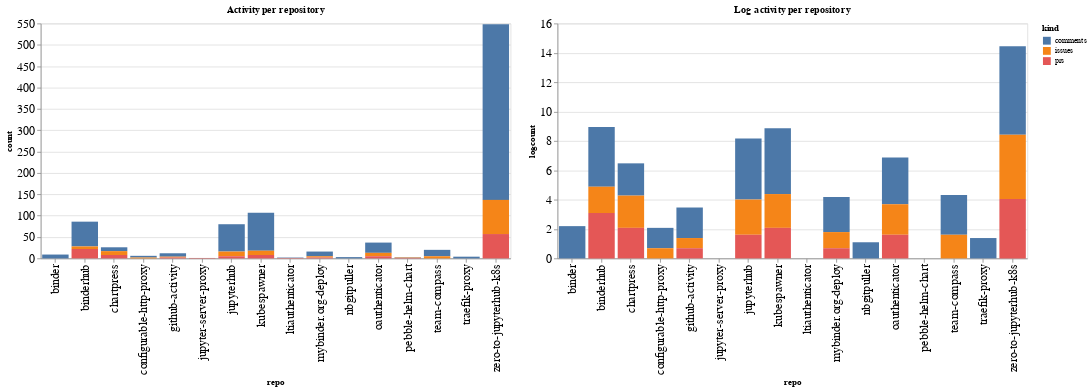

Notebook source saved alongside this figure:
### Code cell
ch1 = alt.Chart(repo_summaries, width=600, title="Activity per repository").mark_bar().encode(
    x='repo',
    y='count',
    color='kind',
    tooltip="kind"
)

ch2 = alt.Chart(repo_summaries, width=600, title="Log activity per repository").mark_bar().encode(
    x='repo',
    y='logcount',
    color='kind',
    tooltip="kind"
)

ch1 | ch2

### Figure 1 — Vega-Lite specification as saved in the notebook (floating-point values rounded to 4 significant figures)
{"config": {"axisLeft": {"labelFontSize": 15}, "axisBottom": {"labelFontSize": 15}}, "hconcat": [{"mark": "bar", "encoding": {"color": {"type": "nominal", "field": "kind"}, "tooltip": {"type": "nominal", "field": "kind"}, "x": {"type": "nominal", "field": "repo"}, "y": {"type": "quantitative", "field": "count"}}, "title": "Activity per repository", "width": 600}, {"mark": "bar", "encoding": {"color": {"type": "nominal", "field": "kind"}, "tooltip": {"type": "nominal", "field": "kind"}, "x": {"type": "nominal", "field": "repo"}, "y": {"type": "quantitative", "field": "logcount"}}, "title": "Log activity per repository", "width": 600}], "data": {"name": "data-1c41b5612b583871d562a32f7b208c79"}, "$schema": "https://vega.github.io/schema/vega-lite/v4.8.1.json", "datasets": {"data-1c41b5612b583871d562a32f7b208c79": [{"repo": "binder", "kind": "comments", "count": 9, "logcount": 2.197}, {"repo": "binderhub", "kind": "comments", "count": 58, "logcount": 4.06}, {"repo": "binderhub", "kind": "issues", "count": 6, "logcount": 1.792}, {"repo": "binderhub", "kind": "prs", "count": 22, "logcount": 3.091}, {"repo": "chartpress", "kind": "comments", "count": 9, "logcount": 2.197}, {"repo": "chartpress", "kind": "issues", "count": 9, "logcount": 2.197}, {"repo": "chartpress", "kind": "prs", "count": 8, "logcount": 2.079}, {"repo": "configurable-http-proxy", "kind": "comments", "count": 4, "logcount": 1.386}, {"repo": "configurable-http-proxy", "kind": "issues", "count": 2, "logcount": 0.6931}, {"repo": "github-activity", "kind": "comments", "count": 8, "logcount": 2.079}, {"repo": "github-activity", "kind": "issues", "count": 2, "logcount": 0.6931}, {"repo": "github-activity", "kind": "prs", "count": 2, "logcount": 0.6931}, {"repo": "jupyter-server-proxy", "kind": "prs", "count": 1, "logcount": 0.0}, {"repo": "jupyterhub", "kind": "comments", "count": 64, "logcount": 4.159}, {"repo": "jupyterhub", "kind": "issues", "count": 11, "logcount": 2.398}, {"repo": "jupyterhub", "kind": "prs", "count": 5, "logcount": 1.609}, {"repo": "kubespawner", "kind": "comments", "count": 89, "logcount": 4.489}, {"repo": "kubespawner", "kind": "issues", "count": 10, "logcount": 2.303}, {"repo": "kubespawner", "kind": "prs", "count": 8, "logcount": 2.079}, {"repo": "ltiauthenticator", "kind": "comments", "count": 1, "logcount": 0.0}, {"repo": "ltiauthenticator", "kind": "prs", "count": 1, "logcount": 0.0}, {"repo": "mybinder.org-deploy", "kind": "comments", "count": 11, "logcount": 2.398}, {"repo": "mybinder.org-deploy", "kind": "issues", "count": 3, "logcount": 1.099}, {"repo": "mybinder.org-deploy", "kind": "prs", "count": 2, "logcount": 0.6931}, {"repo": "nbgitpuller", "kind": "comments", "count": 3, "logcount": 1.099}, {"repo": "oauthenticator", "kind": "comments", "count": 24, "logcount": 3.178}, {"repo": "oauthenticator", "kind": "issues", "count": 8, "logcount": 2.079}, {"repo": "oauthenticator", "kind": "prs", "count": 5, "logcount": 1.609}, {"repo": "pebble-helm-chart", "kind": "comments", "count": 1, "logcount": 0.0}, {"repo": "pebble-helm-chart", "kind": "issues", "count": 1, "logcount": 0.0}, {"repo": "pebble-helm-chart", "kind": "prs", "count": 1, "logcount": 0.0}, {"repo": "team-compass", "kind": "comments", "count": 15, "logcount": 2.708}, {"repo": "team-compass", "kind": "issues", "count": 5, "logcount": 1.609}, {"repo": "traefik-proxy", "kind": "comments", "count": 4, "logcount": 1.386}, {"repo": "zero-to-jupyterhub-k8s", "kind": "comments", "count": 411, "logcount": 6.019}, {"repo": "zero-to-jupyterhub-k8s", "kind": "issues", "count": 80, "logcount": 4.382}, {"repo": "zero-to-jupyterhub-k8s", "kind": "prs", "count": 57, "logcount": 4.043}]}}
